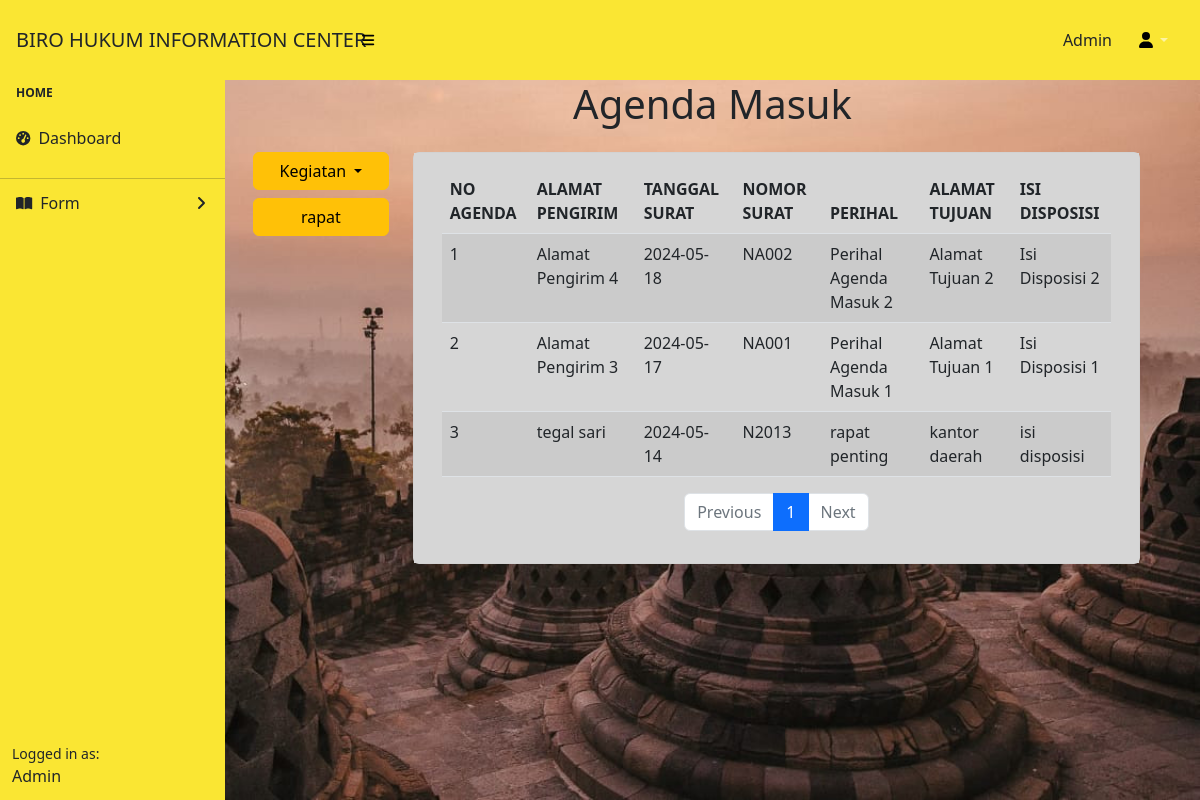
The page /features/agendaM.php on the database as committed earlier.
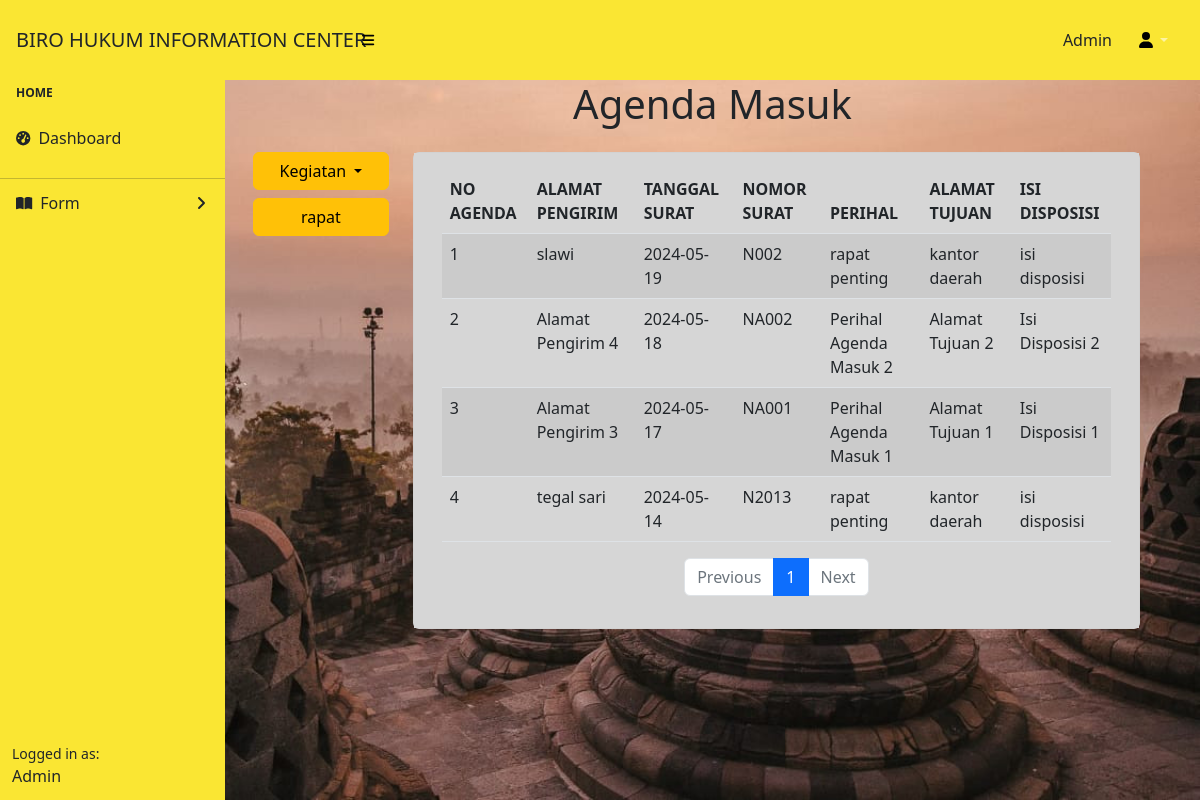
The same page on the database as committed later.
### tables this page shows
CREATE TABLE `agenda_masuk` (
  `no_id` int(11) NOT NULL,
  `alamat_pengirim` varchar(255) DEFAULT NULL,
  `tanggal_surat` date DEFAULT NULL,
  `nomor_surat` varchar(50) DEFAULT NULL,
  `perihal` varchar(255) DEFAULT NULL,
  `alamat_tujuan` varchar(255) DEFAULT NULL,
  `isi_disposisi` text DEFAULT NULL
);

### features/dom/tbl-agendaM.php (the view)
<?php
include 'koneksi.php';
$items_per_page = 5;
$page = isset($_GET['page']) ? (int)$_GET['page'] : 1;
$offset = ($page - 1) * $items_per_page;
$query = "SELECT no_id, alamat_pengirim, tanggal_surat, nomor_surat, perihal, alamat_tujuan, isi_disposisi
          FROM agenda_masuk
          ORDER BY tanggal_surat DESC
          LIMIT $items_per_page OFFSET $offset";
$hasil = mysqli_query($koneksi, $query);
$total_query = "SELECT COUNT(*) AS total FROM agenda_masuk";
$total_result = mysqli_query($koneksi, $total_query);
$total_row = mysqli_fetch_assoc($total_result);
$total_items = $total_row['total'];
$total_pages = ceil($total_items / $items_per_page);
echo '<div class="container">';
if ($hasil && mysqli_num_rows($hasil) > 0) {
    echo '<table class="table table-striped">';
    echo '<thead>';
    echo '  <tr>';
    echo '    <th>NO AGENDA</th>';
    echo '    <th>ALAMAT PENGIRIM</th>';
    echo '    <th>TANGGAL SURAT</th>';
    echo '    <th>NOMOR SURAT</th>';
    echo '    <th>PERIHAL</th>';
    echo '    <th>ALAMAT TUJUAN</th>';
    echo '    <th>ISI DISPOSISI</th>';
    echo '  </tr>';
    echo '</thead>';
    echo '<tbody>';
    $no_agenda = $offset + 1;
    while ($row = mysqli_fetch_assoc($hasil)) {
        echo '<tr>';
        echo "  <td>{$no_agenda}</td>";
        echo "  <td>{$row['alamat_pengirim']}</td>";
        echo "  <td>{$row['tanggal_surat']}</td>";
        echo "  <td>{$row['nomor_surat']}</td>";
        echo "  <td>{$row['perihal']}</td>";
        echo "  <td>{$row['alamat_tujuan']}</td>";
        echo "  <td>{$row['isi_disposisi']}</td>";
        echo '</tr>';
        $no_agenda++;
    }
    echo '</tbody>';
    echo '</table>';
    echo '<nav aria-label="Page navigation">';
    echo '  <ul class="pagination d-flex justify-content-center">';
    if ($page > 1) {
        $previous_page = $page - 1;
        echo "    <li class='page-item'><a class='page-link' href='tbl-agendaM.php?page=$previous_page'>Previous</a></li>";
    } else {
        echo "    <li class='page-item disabled'><a class='page-link'>Previous</a></li>";
    }
    for ($i = 1; $i <= $total_pages; $i++) {
        $active = ($i === $page) ? 'active' : '';
        echo "    <li class='page-item $active'><a class='page-link' href='tbl-agendaM.php?page=$i'>$i</a></li>";
    }
    if ($page < $total_pages) {
        $next_page = $page + 1;
        echo "    <li class='page-item'><a class='page-link' href='tbl-agendaM.php?page=$next_page'>Next</a></li>";
    } else {
        echo "    <li class='page-item disabled'><a class='page-link'>Next</a></li>";
    }
    echo '  </ul>';
    echo '</nav>';
} else {
    echo "Tidak ada data agenda masuk yang ditemukan.";
}
echo '</div>';

Rows that differ between the two databases and show on the page:
added agenda_masuk: alamat_pengirim "slawi", tanggal_surat "2024-05-19", nomor_surat "N002", perihal "rapat penting", alamat_tujuan "kantor daerah", isi_disposisi "isi disposisi"
